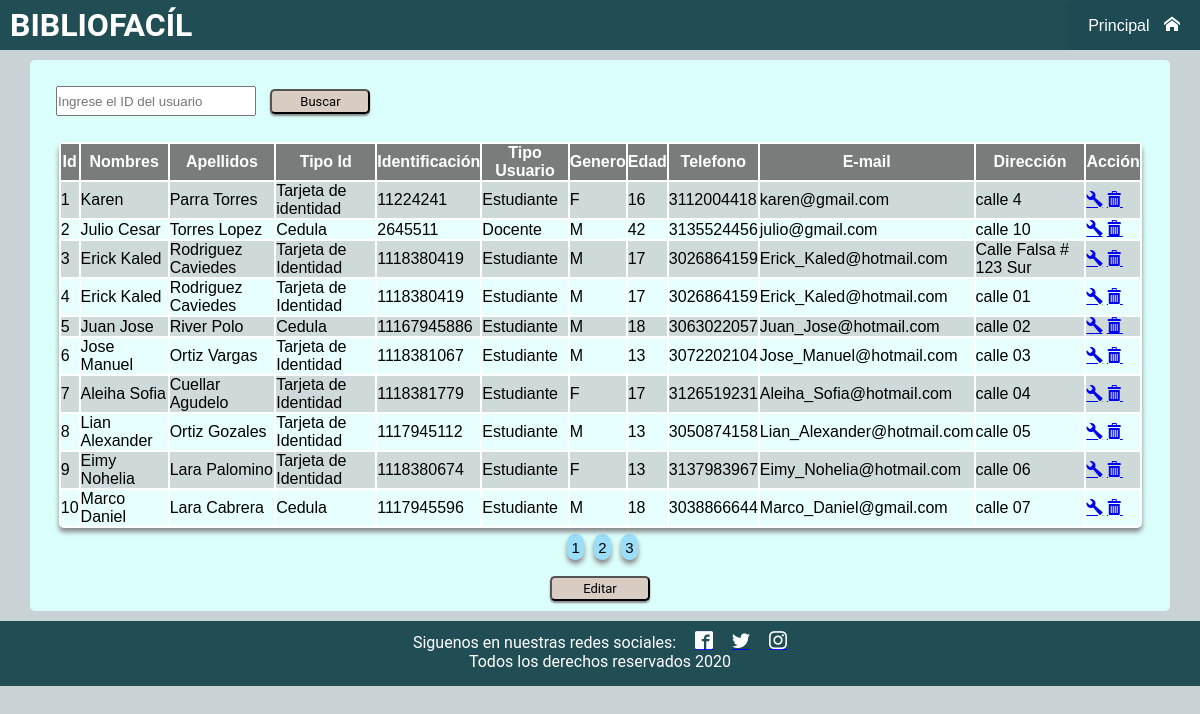
The page /php/editaUsuario2.php on the database its author committed.
### tables this page shows
CREATE TABLE `usuario` (
  `id_usuario` int(11) NOT NULL,
  `nombres` varchar(255) NOT NULL,
  `apellidos` varchar(50) NOT NULL,
  `tipo_usuario` varchar(100) DEFAULT NULL,
  `genero` varchar(50) NOT NULL,
  `edad` int(2) NOT NULL,
  `telefono` varchar(11) NOT NULL,
  `email` varchar(100) NOT NULL,
  `dirección` varchar(100) NOT NULL,
  `tipo_Id` varchar(50) DEFAULT NULL,
  `identificación` bigint(11) NOT NULL,
  `fecha_activacion` date DEFAULT current_timestamp(),
  `estado_usuario` int(1) DEFAULT NULL,
  `paz_y_salvo` varchar(2) NOT NULL DEFAULT 'S'
);

### php/editaUsuario2.php (the view, shortened to what this page needs)
<?php
require_once('php/Conexion_bd.php');
$usuarios_activos = "SELECT id_usuario, nombres, apellidos, tipo_id, identificación, tipo_usuario,
	                 genero, edad, telefono, email, dirección, estado_usuario
                     FROM usuario";
$usuario_buscado = isset($_GET['id']) ? $_GET['id'] : '';
$usuario_lista = explode(' ', $usuario_buscado);
$arreglo = array();
$l = 0;
foreach ($usuario_lista as $usuario_busca) {
    $usuarios_activos .= " WHERE id_usuario LIKE :search{$l}";
    $arreglo[":search{$l}"] = '%' . $usuario_busca . '%';
    $l++;
}
$sentencia_conteo = $pdo->prepare($usuarios_activos);
$sentencia_conteo->execute($arreglo);
$resultado_sin_paginar = COUNT($sentencia_conteo->fetchAll());
$filas_a_mostrar = 10;
$total_paginas_a_mostrar = ceil($resultado_sin_paginar / $filas_a_mostrar);
$pagina_actual = isset($_GET['page']) ? $_GET['page'] : 0;
$parametro_pagina_sql = $pagina_actual * $filas_a_mostrar;
$usuarios_activos .= " LIMIT {$parametro_pagina_sql},{$filas_a_mostrar}";
$usuarios = $pdo->prepare($usuarios_activos);
$usuarios->execute($arreglo);
$resultado = $usuarios->fetchAll();
?>
<!DOCTYPE html>
<html>
<head>
    <link rel="stylesheet" href="fonts/style.css">
    <link rel="stylesheet" href="css/hojaEstilos_editaUsario.css">
</head>
<body>
    <header>
        <h1 class="h1">BIBLIOFACÍL</h1>
        <nav class="menu">
            <ul>
                <li class="submenu"><a href="Principal_02.php">Principal
                        <span class="icon-home"></span></a>
                </li>
            </ul>
        </nav>
    </header>
    <div class="buscar">
        <form id="buscar_form" method="get">
            <label for="">
                <input id="buscar_caja" type="text" name="id" placeholder="Ingrese el ID del usuario" value="<?php echo $usuario_busca; ?>">
                <input id="buscar_envio" type="submit" name:="buscar" value="Buscar">
            </label>
        </form>
        <div class="div_formulario">
            <table class="table1">
                <thead>
                    <tr id="titulo_t1">
                        <th>Id</th>
                        <th>Nombres</th>
                        <th>Apellidos</th>
                        <th>Tipo Id</th>
                        <th>Identificación</th>
                        <th>Tipo Usuario</th>
                        <th>Genero</th>
                        <th>Edad</th>
                        <th>Telefono</th>
                        <th>E-mail</th>
                        <th>Dirección</th>
                        <th>Acción</th>
                    </tr>
                </thead>
                <tbody>
                    <?php
                    foreach ($resultado as $rs) {
                    ?>
                        <tr>
                            <td><?php echo  $rs['id_usuario']; ?></td>
                            <td><?php echo  $rs['nombres']; ?></td>
                            <td><?php echo  $rs['apellidos']; ?></td>
                            <td><?php echo  $rs['tipo_id']; ?></td>
                            <td><?php echo  $rs['identificación']; ?></td>
                            <td><?php echo  $rs['tipo_usuario']; ?></td>
                            <td><?php echo  $rs['genero']; ?></td>
                            <td><?php echo  $rs['edad']; ?></td>
                            <td><?php echo  $rs['telefono']; ?></td>
                            <td><?php echo  $rs['email']; ?></td>
                            <td><?php echo  $rs['dirección']; ?></td>
                            <td> <a href="edit.php"><span id="editar" class="icon-wrench"></span></a>
                             <a href="edit.php"><span id="eliminar" class="icon-bin"></span></a></td>
                    <?php
                    }
                    ?>
                </tbody>
            </table>
            <div id='boton_paginado'>
                <?php
                for ($i = 1; $i <= $total_paginas_a_mostrar; $i++) {
                ?>
                    <li id="li">
                        <a id="paginado" href="editaUsuario.php?page=<?php echo $i - 1; ?>" aria-label="page <?php echo $i; ?>">
                            <?php echo $i; ?>
                        </a>
                    </li>
                <?php
                }
                ?>
            </div>
        </div>
        <div class="form_edita">
            <button id="muestra" onclick="muestraFormulario()">Editar</button>
        </div>
    </div>
    <footer class="footer">
        <p>
            Siguenos en nuestras redes sociales:
            <a href="#"><span class="icon-facebook2"></span></a>
            <a href="#"><span class="icon-twitter"></span></a>
            <a href="#"><span class="icon-instagram"></span></a><br>
            Todos los derechos reservados 2020
        </p>
    </footer>
</body>
</html>

### css/hojaEstilos_editaUsario.css (style rules this page uses)
* { margin: 0; padding: 0; box-sizing: border-box; font-family: sans-serif; }
body { background: rgba(30, 75, 83, 0.24); }
header { height: 50px; background: rgba(30, 75, 83, 0.98); color: #fff; display: flex; justify-content: flex-end; align-items: center; margin-bottom: 10px; }
h1 { color: #fff; margin-right: auto; padding: 10px; border-color: #747d8c; font-family: 'Roboto', sans-serif; }
.menu ul { background: rgba(30, 75, 83, 0.98); display:flex; list-style: none; }
.menu a { display: block; padding: 15px 20px; color:#fff; text-decoration: none; }
.menu a span { margin-left: 10px; }
.buscar { background: #DBFFFB; border-radius: 5px; margin-bottom: 15px; width: 95%; margin-top: 20px; margin-bottom: 20px; margin: auto; }
#buscar_form { padding: 1em; }
#buscar_caja { width: 200px; height: 30px; margin: 10px 10px; }
#buscar_envio { width: 100px; height: 25px; background: #D8CCC3; margin: auto; margin-bottom: 10px; color:#000; border-radius: 5px; cursor: pointer; font-family: 'Roboto', sans-serif; font-size: 13px; -webkit-box-shadow: 0 2px 2px #888888; -moz-box-shadow: 0 2px 2px #888888; box-shadow: 0 2px 2px #888888; }
.form_edita { text-align: center; }
#muestra { width: 100px; height: 25px; background: #D8CCC3; margin: auto; margin-bottom: 10px; color:#000; font-family: 'Roboto', sans-serif; font-size: 13px; border-radius: 5px; cursor: pointer; -webkit-box-shadow: 0 2px 2px #888888; -moz-box-shadow: 0 2px 2px #888888; box-shadow: 0 2px 2px #888888; }
p { font-family: 'Roboto', sans-serif; font-size: 20px }
#boton_paginado { margin: auto; text-align: center; margin-top: 10px; margin-bottom: 20px; }
#li { list-style: none; text-align: center; cursor: pointer; display: inline-block; }
#paginado { text-decoration: none; color: #000; background: rgba(0, 143, 248, 0.29); padding: 0.3em; margin-left: 5px; border-radius: 3em; font-size: 15px; -webkit-box-shadow: 0 10px 5px #888888; -moz-box-shadow: 0 10px 5px #888888; box-shadow: 0 4px 5px #888888; }
.div_formulario { margin: auto; }
.table1 { width: 95%; margin-left: 1.8em; background: rgb(255, 255, 255); font-family: 'Roboto', sans-serif; border-radius: 5px; -webkit-box-shadow: 0 10px 5px #888888; -moz-box-shadow: 0 10px 5px #888888; box-shadow: 0 4px 5px #888888; margin-bottom: 10px; }
#titulo_t1 { background: rgba(49, 56, 55, 0.65); border: 0; color:#fff; }
.table1 tr:nth-child(odd) { background: rgba(178, 198, 197, 0.65); }
.table1 tr:nth-child(even) { background: rgba(218, 255, 253, 0.65) ; }
.footer { width: 100%; height: 65px; background-color: rgba(30, 75, 83, 0.98); overflow: hidden; margin-top: 10px; }
.footer p { text-align: center; color: #fff; font-size: 16px; margin-top: 10px; }
.footer a span { margin-left: 15px; font-size: 18px; color:#fff; }

### rows shown on the page
usuario: id_usuario "1", nombres "Karen", apellidos "Parra Torres", tipo_Id "Tarjeta de identidad", identificación "11224241", tipo_usuario "Estudiante", genero "F", edad "16", telefono "3112004418", email "karen@gmail.com", dirección "calle 4"
usuario: id_usuario "2", nombres "Julio Cesar", apellidos "Torres Lopez", tipo_Id "Cedula", identificación "2645511", tipo_usuario "Docente", genero "M", edad "42", telefono "3135524456", email "julio@gmail.com", dirección "calle 10"
usuario: id_usuario "3", nombres "Erick Kaled", apellidos "Rodriguez Caviedes", tipo_Id "Tarjeta de Identidad", identificación "1118380419", tipo_usuario "Estudiante", genero "M", edad "17", telefono "3026864159", email "Erick_Kaled@hotmail.com", dirección "Calle Falsa # 123 Sur"
usuario: id_usuario "4", nombres "Erick Kaled", apellidos "Rodriguez Caviedes", tipo_Id "Tarjeta de Identidad", identificación "1118380419", tipo_usuario "Estudiante", genero "M", edad "17", telefono "3026864159", email "Erick_Kaled@hotmail.com", dirección "calle 01"
usuario: id_usuario "5", nombres "Juan Jose", apellidos "River Polo", tipo_Id "Cedula", identificación "11167945886", tipo_usuario "Estudiante", genero "M", edad "18", telefono "3063022057", email "Juan_Jose@hotmail.com", dirección "calle 02"
usuario: id_usuario "6", nombres "Jose Manuel", apellidos "Ortiz Vargas", tipo_Id "Tarjeta de Identidad", identificación "1118381067", tipo_usuario "Estudiante", genero "M", edad "13", telefono "3072202104", email "Jose_Manuel@hotmail.com", dirección "calle 03"
usuario: id_usuario "7", nombres "Aleiha Sofia", apellidos "Cuellar Agudelo", tipo_Id "Tarjeta de Identidad", identificación "1118381779", tipo_usuario "Estudiante", genero "F", edad "17", telefono "3126519231", email "Aleiha_Sofia@hotmail.com", dirección "calle 04"
usuario: id_usuario "8", nombres "Lian Alexander", apellidos "Ortiz Gozales", tipo_Id "Tarjeta de Identidad", identificación "1117945112", tipo_usuario "Estudiante", genero "M", edad "13", telefono "3050874158", email "Lian_Alexander@hotmail.com", dirección "calle 05"
usuario: id_usuario "9", nombres "Eimy Nohelia", apellidos "Lara Palomino", tipo_Id "Tarjeta de Identidad", identificación "1118380674", tipo_usuario "Estudiante", genero "F", edad "13", telefono "3137983967", email "Eimy_Nohelia@hotmail.com", dirección "calle 06"
usuario: id_usuario "10", nombres "Marco Daniel", apellidos "Lara Cabrera", tipo_Id "Cedula", identificación "1117945596", tipo_usuario "Estudiante", genero "M", edad "18", telefono "3038866644", email "Marco_Daniel@gmail.com", dirección "calle 07"
